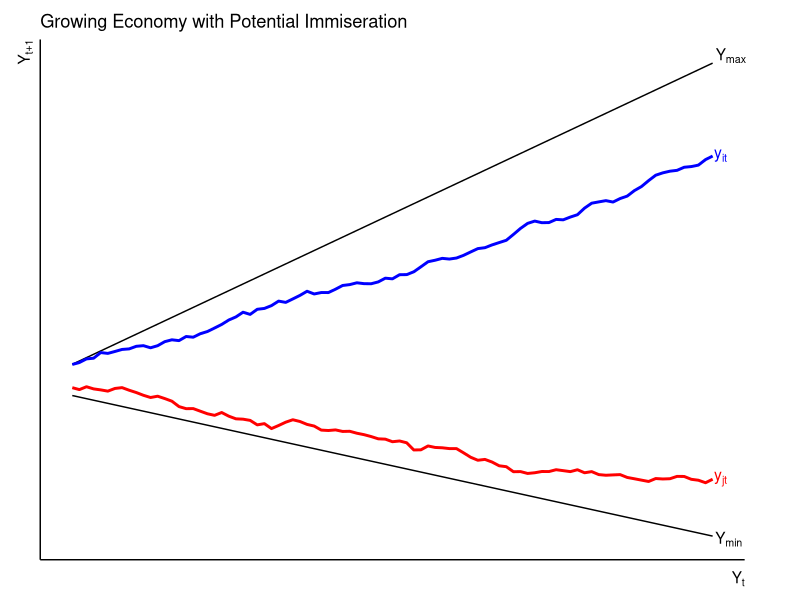

Write the R code that produced this figure.
# Load libraries
library(ggplot2)

# Set seed for reproducibility
set.seed(101)

# Parameters
n <- 100  # Number of time points
x <- 1:n

# Sloping boundaries
m_max <- 1.5 # Slope of y_max (positive slope)
m_min <- -0.7 # Slope of y_min (downward sloping)
y_max <- m_max * x + 2
y_min <- m_min * x + 10

# Generate time series
generate_bounded_series <- function(n, y_min, y_max, slope, offset, noise_sd = 1) {
  y <- numeric(n)
  y[1] <- (y_min[1] + y_max[1]) / 2 + offset  # Start in the middle of the bounds, with offset
  for (t in 2:n) {
    y[t] <- y[t - 1] + slope + rnorm(1, mean = 0, sd = noise_sd)
    y[t] <- pmin(pmax(y[t], y_min[t]), y_max[t])  # Keep within bounds
  }
  return(y)
}

# Time series: y_it (upward slope) and y_jt (downward slope)
y_it <- generate_bounded_series(n, y_min, y_max, slope = 1.1, offset = 1.5)  # Steeper upward slope
y_jt <- generate_bounded_series(n, y_min, y_max, slope = -0.4, offset = 0.5)  # Downward slope

# Create a dataframe for plotting
data <- data.frame(
  x = rep(x, 2),
  value = c(y_it, y_jt),
  series = rep(c("y_it", "y_jt"), each = n)
)

# Create a dataframe for boundaries
boundaries <- data.frame(
  x = x,
  y_max = y_max,
  y_min = y_min
)

# Plot
ggplot() +
  geom_line(data = boundaries, aes(x = x, y = y_max), color = "black") +
  geom_line(data = boundaries, aes(x = x, y = y_min), color = "black") +
  geom_line(data = data, aes(x = x, y = value, color = series), size = 1) +
  annotate("text", x = max(x), y = y_max[n], label = expression(Y[max]), hjust = -0.1, vjust = 0) + # Position y_max label at endpoint
  annotate("text", x = max(x), y = y_min[n], label = expression(Y[min]), hjust = -0.1, vjust = 0.7) + # Position y_min label at endpoint
  annotate("text", x = max(x), y = y_it[n], label = expression(y[it]), color = "blue", size = 4, fontface = "italic", hjust = -0.1) + # Label y_it
  annotate("text", x = max(x), y = y_jt[n], label = expression(y[jt]), color = "red", size = 4, fontface = "italic", hjust = -0.1) + # Label y_jt
  labs(
    x = expression(Y[t]),
    y = expression(Y[t+1]),
    title = "Growing Economy with Potential Immiseration"
  ) +
  scale_x_continuous(limits = c(10, n)) +
  scale_color_manual(values = c("blue", "red")) +
  coord_cartesian(clip = "off") +
  theme_minimal() +
  theme(
    axis.text = element_blank(),          # Remove numerical labels on both axes
    axis.line = element_line(color = "black", size = 0.5), # Add axis lines
    axis.title.x = element_text(hjust = 1, vjust = 0),  # Move x-axis label to the end
    axis.title.y = element_text(hjust = 1, vjust = 0),  # Move y-axis label to the top
    panel.grid = element_blank(),         # Remove grid lines for a cleaner look
    legend.position = "none",
    plot.margin = margin(10, 40, 10, 10)
  )
